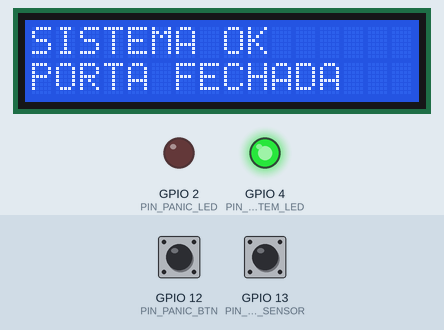
Bench run of a sketch on a simulated ESP32. On the bench: 16×2 character LCD, output pins drawn as LEDs (lit = HIGH). The inputs (shaded band) are chosen by the test bench; at power-on: GPIO 12 (PIN_PANIC_BTN) HIGH, GPIO 13 (PIN_DOOR_SENSOR) HIGH. WiFi joins after 1.5 s; servers stay silent unless stated; uploads are accepted with an empty reply; random numbers use the default seed unless the sketch sets one; what the sketch prints to the serial monitor is not drawn.

Above: at 3.8 s.
3.9 s: GPIO 12 (PIN_PANIC_BTN) pulled LOW for 0.15 s
At 4.8 s:
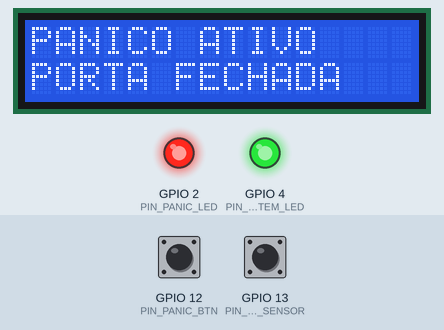
5.5 s: GPIO 13 (PIN_DOOR_SENSOR) driven LOW
At 5.9 s:
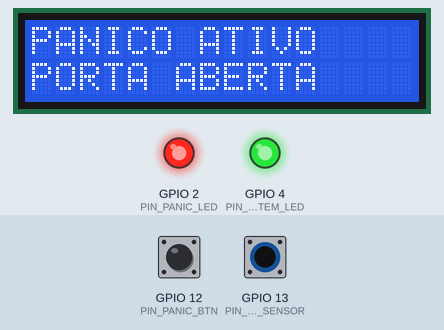
7.1 s: GPIO 12 (PIN_PANIC_BTN) pulled LOW for 1 s
At 8.6 s:
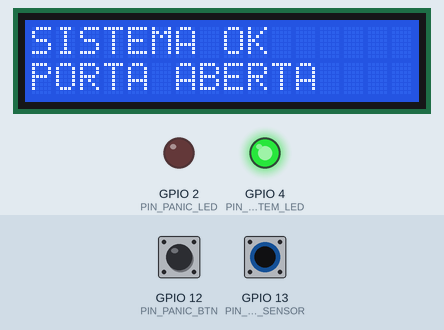
9.6 s: GPIO 12 (PIN_PANIC_BTN) pulled LOW for 3.2 s
At 10.0 s:
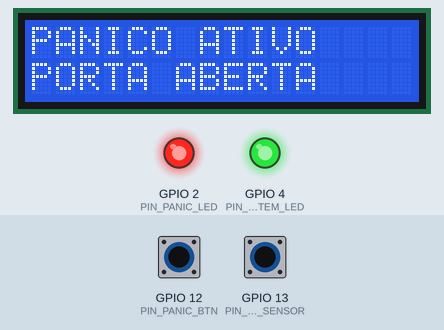
14.3 s: GPIO 13 (PIN_DOOR_SENSOR) driven HIGH
At 15.8 s:
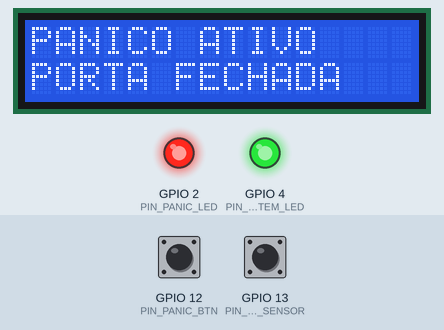
Timing chart, 0 to 16.8 s (numbered marks = the images above; inputs shaded):
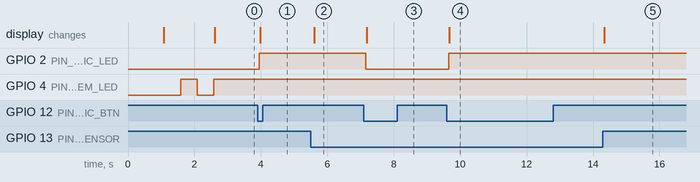

Measured:
- after the input at 3.9 s, GPIO 2 (PIN_PANIC_LED): LOW → HIGH after 0.06 s; the display: changes after 0.09 s (image 1)
- after the input at 5.5 s, the display: changes after 0.11 s (image 2)
- after the input at 7.1 s, GPIO 2 (PIN_PANIC_LED): HIGH → LOW after 0.07 s; the display: changes after 0.09 s (image 3)
- after the input at 9.6 s, GPIO 2 (PIN_PANIC_LED): LOW → HIGH after 0.05 s; the display: changes after 0.08 s (image 4)
- after the input at 14.3 s, the display: changes at once (image 5)

The sketch:

astrotrack_esp32.ino
```cpp
#include <Wire.h>
#include <WiFi.h>
#include <HTTPClient.h>
#include <LiquidCrystal_I2C.h>

const int PIN_PANIC_BTN = 12;
const int PIN_DOOR_SENSOR = 13;
const int PIN_PANIC_LED = 2;
const int PIN_SYSTEM_LED = 4;

LiquidCrystal_I2C lcd(0x27, 16, 2);

bool panicActive = false;
bool doorOpen = false;
float latitude = -23.5505;
float longitude = -46.6333;
unsigned long lastSendTime = 0;
const unsigned long sendInterval = 5000;

const char* ssid = "Wokwi-GUEST";
const char* password = "";
const char* serverUrl = "http://172.16.70.59:3000/telemetry";
const String deviceId = "ASTRO_001";

void updateLCD() {
  lcd.clear();
  lcd.setCursor(0, 0);
  if (panicActive) {
    lcd.print("PANICO ATIVO");
  } else {
    lcd.print("SISTEMA OK");
  }
  lcd.setCursor(0, 1);
  if (doorOpen) {
    lcd.print("PORTA ABERTA");
  } else {
    lcd.print("PORTA FECHADA");
  }
}

void sendDataToApi() {
  if (WiFi.status() == WL_CONNECTED) {
    HTTPClient http;
    http.begin(serverUrl);
    http.addHeader("Content-Type", "application/json");
    String json = "{";
    json += "\"deviceId\":\"" + deviceId + "\",";
    json += "\"panic\":" + String(panicActive ? "true" : "false") + ",";
    json += "\"door_open\":" + String(doorOpen ? "true" : "false") + ",";
    json += "\"latitude\":" + String(latitude, 6) + ",";
    json += "\"longitude\":" + String(longitude, 6) + ",";
    json += "\"timestamp\":" + String(millis());
    json += "}";

    int httpResponseCode = http.POST(json);

    if (httpResponseCode > 0) {
      Serial.print("Dados enviados! Codigo: ");
      Serial.println(httpResponseCode);
    } else {
      Serial.print("Erro no envio: ");
      Serial.println(http.errorToString(httpResponseCode).c_str());
    }
    http.end();
  }
}

void setup() {
  Serial.begin(115200);
  delay(1000);
  Serial.println("--- INICIANDO SIMULACAO ASTROTRACK ---");

  pinMode(PIN_PANIC_BTN, INPUT_PULLUP);
  pinMode(PIN_DOOR_SENSOR, INPUT_PULLUP);
  pinMode(PIN_PANIC_LED, OUTPUT);
  pinMode(PIN_SYSTEM_LED, OUTPUT);

  Serial.println("GPIOs configurados.");

  Serial.println("Tentando inicializar LCD...");
  Wire.begin(21, 22);
  lcd.init();
  lcd.backlight();
  lcd.print("AstroTrack Init");
  Serial.println("LCD Inicializado.");

  Serial.print("Conectando ao WiFi: ");
  Serial.println(ssid);
  WiFi.begin(ssid, password);
  while (WiFi.status() != WL_CONNECTED) {
    delay(500);
    Serial.print(".");
    digitalWrite(PIN_SYSTEM_LED, !digitalRead(PIN_SYSTEM_LED));
  }
  digitalWrite(PIN_SYSTEM_LED, HIGH);
  Serial.println("\nWiFi Conectado!");

  updateLCD();
}

void loop() {
  if (digitalRead(PIN_PANIC_BTN) == LOW) {
    delay(50);
    if (digitalRead(PIN_PANIC_BTN) == LOW) {
      panicActive = !panicActive;
      digitalWrite(PIN_PANIC_LED, panicActive ? HIGH : LOW);
      updateLCD();
      sendDataToApi();
      while (digitalRead(PIN_PANIC_BTN) == LOW) delay(10);
    }
  }

  bool currentDoorState = (digitalRead(PIN_DOOR_SENSOR) == LOW);
  if (currentDoorState != doorOpen) {
    doorOpen = currentDoorState;
    updateLCD();
    sendDataToApi();
  }

  latitude += (random(-10, 10) / 100000.0);
  longitude += (random(-10, 10) / 100000.0);

  if (millis() - lastSendTime > sendInterval) {
    sendDataToApi();
    lastSendTime = millis();
  }

  delay(100);
}
```
